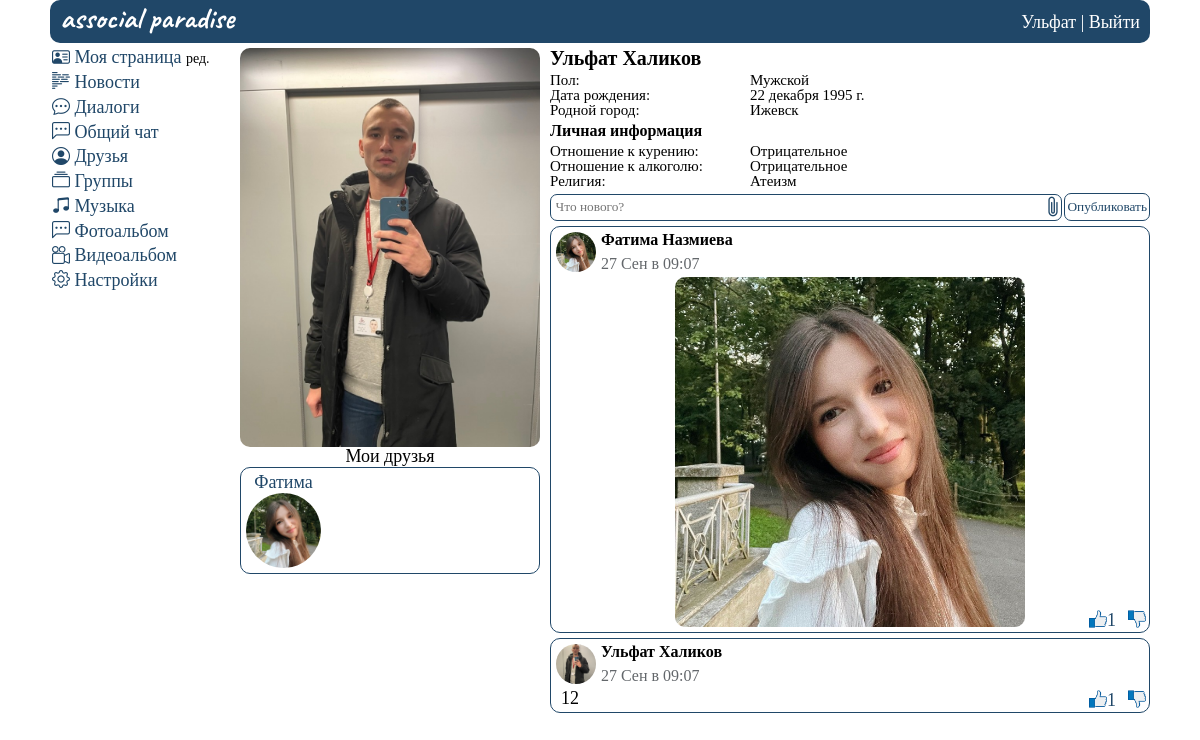
Before: /id2 (signed in) with the older database file.
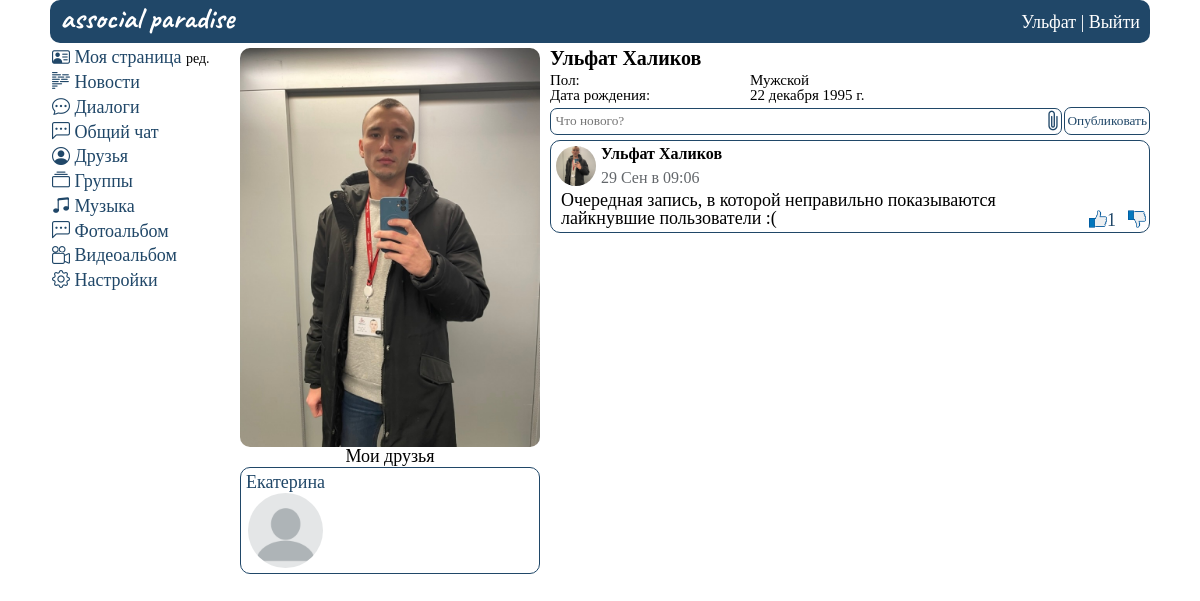
After: the same page with the newer database file.
### mysite/models.py (models this page shows, shortened)
class FriendsList(models.Model):
    from_user = models.TextField(max_length=100)
    to_user = models.TextField(max_length=100)
    friends = models.TextField(max_length=1, default=0)
    time_create = models.DateTimeField(auto_now_add=True)
    class Meta:
        verbose_name_plural = 'Друзья'

class UserProfile(models.Model):
    ciggar_choices = [
        ('p', 'Положительное'),
        ('n', 'Отрицательное'),
    ]
    alco_choices = [
        ('p', 'Положительное'),
        ('n', 'Отрицательное'),
    ]
    gender_choices = [
        ('m', 'Мужской'),
        ('w', 'Женский'),
    ]
    religion_choices = [
        ('chr', 'Христианство'),
        ('isl', 'Ислам'),
        ('ind', 'Индуизм'),
        ('bdm', 'Буддизм'),
        ('iud', 'Иудаизм'),
        ('atm', 'Атеизм'),
    ]
    user = models.OneToOneField(User, on_delete=models.CASCADE)
    avatar = models.ImageField(
        upload_to="mysite/static/images/personal_photos/", blank=True, verbose_name='Аватарка',
        default='mysite/static/images/icons/none_avatar.png')
    first_name = models.CharField(max_length=20, blank=True, null=True, verbose_name='Имя')
    last_name = models.CharField(max_length=20, blank=True, null=True, verbose_name='Фамилия')
    birthdate = models.DateField(blank=True, null=True, verbose_name='Дата рождения')
    gender = models.CharField(max_length=1, blank=True, null=True, choices=gender_choices, verbose_name='Пол')
    hometown = models.CharField(max_length=30, blank=True, null=True, verbose_name='Родной город')
    fav_music = models.CharField(max_length=30, blank=True, null=True, verbose_name='Любимая музыка')
    fav_movies = models.CharField(max_length=30, blank=True, null=True, verbose_name='Любимые фильмы')
    fav_quotes = models.CharField(max_length=30, blank=True, null=True, verbose_name='Любимые цитаты')
    ciggar = models.CharField(max_length=1, blank=True, null=True, choices=ciggar_choices,
                              verbose_name='Отношение к курению')
    alco = models.CharField(max_length=1, blank=True, null=True, choices=alco_choices,
                            verbose_name='Отношение к алкоголю')
    religion = models.CharField(max_length=3, blank=True, null=True, choices=religion_choices, verbose_name='Религия')
    about = models.TextField(max_length=150, blank=True, null=True, verbose_name='О себе')
    plink = models.CharField(max_length=10, blank=True, null=True, verbose_name='Короткая ссылка')
    telegram = models.CharField(max_length=30, blank=True, null=True, verbose_name='Telegram')
    instagram = models.CharField(max_length=30, blank=True, null=True, verbose_name='Instagram')
    email = models.EmailField(max_length=30, blank=True, null=True, verbose_name='Почта')
    phone = models.CharField(max_length=12, blank=True, null=True, verbose_name='Телефон')
    class Meta:
        verbose_name_plural = 'Информация о пользователях'

class UserWall(models.Model):
    user_sender = models.ForeignKey(User, on_delete=models.CASCADE)
    user_recipient_id = models.TextField(max_length=1000, blank=True, null=True)
    content = models.TextField(max_length=1000, blank=True, null=True)
    img = models.ImageField(
        upload_to="mysite/static/images/userwall_photos/", blank=True)
    likes = models.ManyToManyField(User, blank=True, related_name='likes')
    dislikes = models.ManyToManyField(User, blank=True, related_name='dislikes')
    time_create = models.DateTimeField(auto_now_add=True)
    time_update = models.DateTimeField(auto_now=True)
    class Meta:
        verbose_name_plural = 'Информация со стен пользователей'

### mysite/views.py (the view, shortened to what this page needs)
# urls.py: path("id<int:pk>", main, name="main"),
@login_required(login_url='home')
def main(request, pk):
    clean_id = re.findall(r'\d+', request.path)
    form = UserWallForm()
    userid = getAuthUser(request)
    allDialogues = getAllMessages(userid)
    unread_messages = calculation_unread(allDialogues, userid)
    personal_data = getUser(userid)
    friends = FriendsList.objects.raw(
        f'SELECT * FROM MYSITE_friendslist fl JOIN MYSITE_userprofile up on fl.to_user = up.user_id WHERE fl.from_user = {userid} and fl.friends = 1')
    followers = FriendsList.objects.raw(
        f'SELECT * FROM MYSITE_friendslist fl JOIN MYSITE_userprofile up on fl.from_user = up.user_id WHERE fl.to_user = {userid} and fl.friends = 0')
    userPhoto = UserPhotos.objects.filter(user_id=userid).order_by('-time_create')[:7]
    posts = UserWall.objects.raw(
        f'SELECT * FROM MYSITE_USERWALL UW JOIN MYSITE_USERPROFILE UP ON UW.USER_SENDER_ID = UP.USER_ID WHERE UW.USER_RECIPIENT_ID = {userid} ORDER BY UW.TIME_CREATE DESC')
    like_list = UserWall.objects.raw(f'SELECT * FROM MYSITE_USERWALL_LIKES UWL JOIN MYSITE_USERPROFILE UP ON UP.USER_ID = UWL.USER_ID')
    dislike_list = UserWall.objects.raw(f'SELECT * FROM MYSITE_USERWALL_DISLIKES UWD JOIN MYSITE_USERPROFILE UP ON UP.USER_ID = UWD.USER_ID')
    req_user = request.user
    data = {
        'form': form,
        'friends': friends,
        'followers': followers,
        'allDialogues': allDialogues,
        'unread_messages': unread_messages,
        'len_followers': len(followers),
        'userid': userid,
        'personal_data': personal_data,
        'userPhoto': userPhoto,
        'posts': posts,
        'req_user': req_user,
        'like_list': like_list,
        'dislike_list' : dislike_list,
    }
    if int(clean_id[0]) != userid:
        return redirect(f'/id{userid}')
    else:
        return render(request, 'main.html', data)

### mysite/forms.py
class UserWallForm(ModelForm):
    class Meta:
        model = UserWall
        fields = ['content', 'img']
        widgets = {
            "content": TextInput(attrs={
                'placeholder': 'Что нового?',
            }),
            'img': FileInput(attrs={
                'style': 'display:none',
            }),
        }

### mysite/views.py (called while the page is built)
def getAuthUser(request):
    return request.session.get('is_auth', False)

def getUser(userid):
    return UserProfile.objects.get(user_id=userid)

def calculation_unread(messages, userid):
    msg = 0
    for i in messages:
        if i.status_message == 0 and int(i.last_sender) != userid:
            msg += 1
    return msg

### mysite/templates/main.html (shortened to what the changed rows need)
{% extends 'base.html' %}
{% load static %}
{%block content%}
    <div class="wrapper_main">
      <div class="content">
        {% include "header.html" %}
        <div class="container">
          <div class="row">
              {% include "menu.html" %}
            <div class="col2">
              <div class="avatarka">
                <img src="{% static personal_data.avatar|cut:'mysite/static' %}">
              </div>
              {% if friends %}
                <div class="friend_list">
                    {% for friend in friends %}
                    <div class="friends_item">
                      <div class="friends_item_name">
                        <a href="{% url 'viewUser' friend.user_id %}">
                          {{ friend.first_name }}
                          <div class="friends_item_img">
                            <img src="{% static friend.avatar|cut:'mysite/static' %}">
                          </div>
                        </a>
                      </div>
                    </div>
                    {% endfor %}
                </div>
              {% endif %}
            </div>
                <div class="col3">
                  <div class="personal_info">
                    <div class="user_name">{{personal_data.first_name}} {{personal_data.last_name}}</div>
                    <div class="header_info">
                      <div class="key_list">
                        {% if personal_data.gender %}<div class="user_key">Пол: </div>{% endif %}
                        {% if personal_data.birthdate %}<div class="user_key">Дата рождения: </div>{% endif %}
                        {% if personal_data.hometown %}<div class="user_key">Родной город: </div>{% endif %}
                        {% if personal_data.fav_music or personal_data.fav_movies or personal_data.fav_quotes or personal_data.ciggar or personal_data.alco or personal_data.religion or personal_data.about %}
                        <div class="contact_info">Личная информация</div>
                        {% endif %}
                        {% if personal_data.ciggar %}<div class="user_key">Отношение к курению: </div>{% endif %}
                        {% if personal_data.alco %}<div class="user_key">Отношение к алкоголю: </div>{% endif %}
                        {% if personal_data.religion %}<div class="user_key">Религия: </div>{% endif %}
                      </div>
                      <div class="value_list">
                        {% if personal_data.gender %}<div class="user_value">{{personal_data.get_gender_display}}</div>{% endif %}
                        {% if personal_data.birthdate %}<div class="user_value">{{personal_data.birthdate}}</div>{% endif %}
                        {% if personal_data.hometown %}<div class="user_value">{{personal_data.hometown}}</div>{% endif %}
                        {% if personal_data.ciggar %}<div class="user_value">{{personal_data.get_ciggar_display}}</div>{% endif %}
                        {% if personal_data.alco %}<div class="user_value">{{personal_data.get_alco_display}}</div>{% endif %}
                        {% if personal_data.religion %}<div class="user_value">{{personal_data.get_religion_display}}</div>{% endif %}
                      </div>
                    </div>
                <div class="wall">
                  <div class="posting">
                  </div>
                  {% if posts %}
                  <div class="user__wall">
                  {% for i in posts %}
                    <div class="wall_content_items">
                      <div class="user_wall_header">
                        <div class="wall_content__avatar">
                          <img src="{% static i.avatar|cut:'mysite/static' %}" class="img">
                        </div>
                        <div class="wall_content__info">
                          <div class="name__url">
                            <a href="{% url 'viewUser' i.user_sender_id %}">{{ i.first_name }} {{ i.last_name }}</a>
                          </div>
                            <div class="wall_content__time">
                            <span>{{ i.time_create|date:'d M в m:h' }}</span>
                          </div>
                        </div>
                      </div>
                        <div class="wall__post">
                          <div class="wall_content_key">
                            {{ i.content }}
                          </div>
                          <div class="wall_img">
                            {% if i.img %}
                              <img src="{% static i.img|cut:'mysite/static' %}">
                            {% endif %}
                          </div>
                            <form method="post">
                                <button class="wall__like"><img src="{% static 'images/icons/like.png' %}">{% if i.likes.all.count %}{{ i.likes.all.count }}{% endif %}</button>
                            </form>
                          <form method="post">
                            <button class="wall__dislike"><img src="{% static 'images/icons/dislike.png' %}">{% if i.dislikes.all.count %}{{ i.dislikes.all.count }}{% endif %}</button>
                          </form>
                        </div>
                    </div>
                  {% endfor %}
                </div>
                  </div>
                  {% else %}
                    <div class="none_posts">
                      <p>Пока нет записей, но это временно.</p>
                    </div>
                  {% endif %}
                </div>
              </div>
            </div>
          </div>
        </div>
      </div>
{%endblock%}

### mysite/templates/header.html
{%extends 'base.html'%}
{% load static %}
{%block content%}
<header class="header">
      <ul class="header__sidebar">
        <li class="header__logo"><a href="{% url 'home' %}">associal paradise</a></li>
        <li class="header__item"><a href="{% url 'home' %}">{{personal_data.first_name}}</a> | <a type="submit" href="{% url 'out' %}">Выйти</a></li>
      </ul>
 </header>
{%endblock%}

Changed rows visible on the page:
removed FriendsList: first_name "Фатима"
removed UserWall: first_name "Фатима", last_name "Назмиева", time_create "27 Сен в 09:07", img (picture), likes.all.count "1"
removed UserWall: first_name "Ульфат", last_name "Халиков", time_create "27 Сен в 09:07", content "12", likes.all.count "1"
changed UserProfile "Ульфат": hometown "Ижевск" → (not shown); ciggar "Отрицательное" → (not shown); alco "Отрицательное" → (not shown); religion "Атеизм" → (not shown)
added FriendsList: first_name "Екатерина"
added UserWall: first_name "Ульфат", last_name "Халиков", time_create "29 Сен в 09:06", content "Очередная запись, в которой неправильно показываются лайкнувшие пользователи :(", likes.all.count "1"
Other visible differences:
text no longer shown: "Родной город: Личная информация Отношение к курению: Отношение к алкоголю: Религия:"
